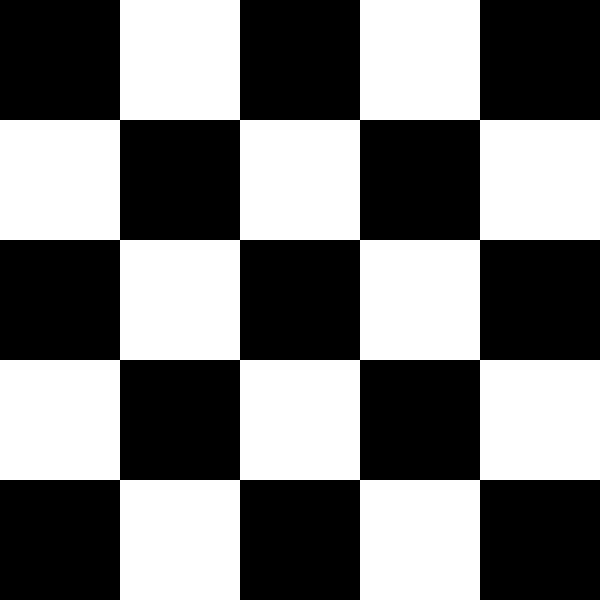
#> input picture checkerboard.png, 1200 x 1200 px (shown at 1/2 size)
$ jupyter execute --allow-errors Untitled.ipynb
#> lines starting #> are read from the running program, lines starting #| are printed output that depends on the picture; after the words box and inside, x2 and y2 are one past the last pixel; in counts of white or black regions, pixels touching at a corner belong together
[cell 1]
import cv2
import matplotlib.pyplot as plt
from IPython.display import Image

[cell 2]
Image("checkerboard.png")

[cell 3]
checker=cv2.imread("checkerboard.png",cv2.IMREAD_GRAYSCALE)
#> checker: shape (1200, 1200); 48% white; 1 white region, box (x1, y1, x2, y2) and area: (0, 0, 1200, 1200) 691200

[cell 4]
print(checker[:480,:480])
#> (printed output is left out)
checker=checker[:480,:480].astype("int16")
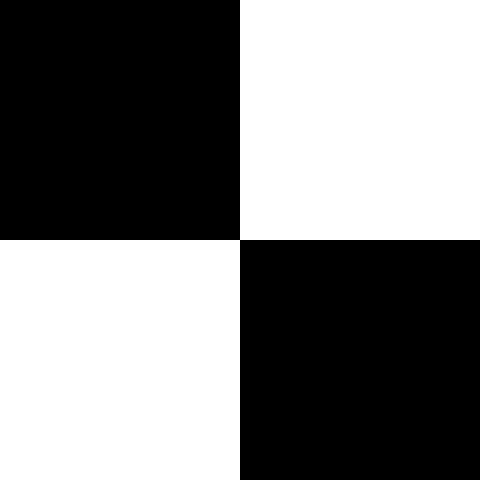
#> checker: shape (480, 480) int16; 50% white; 1 white region, box (x1, y1, x2, y2) and area: (0, 0, 480, 480) 115200

[cell 5]
plt.imshow(checker,cmap="gray")
#> (this line was passed over: IPython is not available in this run)

[cell 6]
backup_checker=checker
backup_checker.shape
#> Out = (480, 480)

[cell 7]
checker[240:,:240]=255
plt.imshow(checker,cmap="gray")
#> (this line was passed over: IPython is not available in this run)
